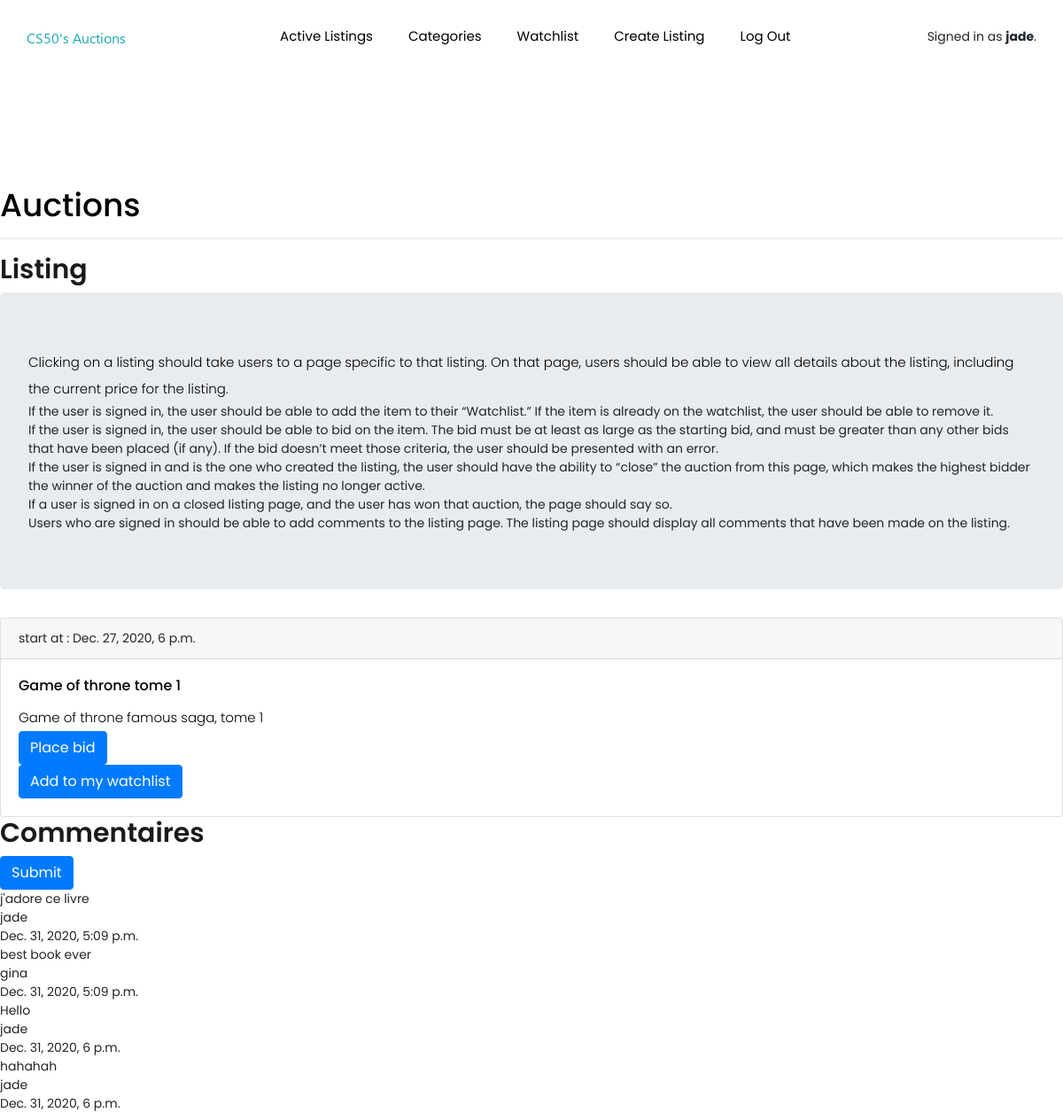
The app's page /listing/1 (signed in) with its own data.
### auctions/models.py (models this page shows, shortened)
class User(AbstractUser):
    watchlist = models.ManyToManyField(Listing, related_name='watchers', blank=True)

class Listing(models.Model):
    title = models.CharField(max_length=64)
    description = models.TextField()
    start_at = models.DateTimeField()
    starting_bid = models.DecimalField(max_digits=5, decimal_places=2,  blank=False, default='0.1')
    categorie = models.ForeignKey(Categorie, models.SET_NULL, blank=True, null=True )
    picture = models.URLField(blank=True, null=True)
    active = models.BooleanField(default=False)

class Comment(models.Model):
    listing = models.ForeignKey(Listing, on_delete=models.CASCADE)
    user = models.ForeignKey(User, models.SET_NULL, blank=True, null=True )
    created_at = models.DateTimeField(auto_now_add=True)
    comment = models.TextField(blank=False)

### auctions/views.py (the view)
# urls.py: path("listing/<int:listing_id>", views.listing, name="listing"),
def listing(request, listing_id):
    listing_id = int(listing_id)
    listing = get_object_or_404(Listing, pk=listing_id)
    comments = Comment.objects.filter(listing=listing_id)
    return render(request, "auctions/listing.html",{
        "listing": listing,
        "comments": comments
    })

### auctions/templates/auctions/listing.html (shortened to what this page needs)
{% extends "auctions/layout.html" %}
{% block body %}
    <h2>Listing</h2>
    <div class="jumbotron">
        <p> Clicking on a listing should take users to a page specific to that listing. On that page, users should be able to view all details about the listing, including the current price for the listing.
            <ul>
                <li>If the user is signed in, the user should be able to add the item to their “Watchlist.” If the item is already on the watchlist, the user should be able to remove it.</li>
                <li>If the user is signed in, the user should be able to bid on the item. The bid must be at least as large as the starting bid, and must be greater than any other bids that have been placed (if any). If the bid doesn’t meet those criteria, the user should be presented with an error.</li>
                <li>If the user is signed in and is the one who created the listing, the user should have the ability to “close” the auction from this page, which makes the highest bidder the winner of the auction and makes the listing no longer active.</li>
                <li>If a user is signed in on a closed listing page, and the user has won that auction, the page should say so.</li>
                <li>Users who are signed in should be able to add comments to the listing page. The listing page should display all comments that have been made on the listing.</li>
            </ul>
        </p>
    </div>
    <div class="card">
        <div class="card-header">
            start at : {{ listing.start_at }}
        </div>
        <div class="card-body">
            <h5 class="card-title">{{ listing.title }}</h5>
            <p class="card-text">{{ listing.description }}</p>
            {% if user.is_authenticated %}
                <a href="#" class="btn btn-primary">Place bid</a>
                {% if in_my_watchlist %}
                <form action="{% url 'remove_watchlist' listing.id %}" method="post">
                    {% csrf_token %}
                    <input type="submit" class="btn btn-danger" value="Remove from my watchlist">
                </form>
                {% else %}
                <form action="{% url 'add_watchlist' listing.id %}" method="post">
                    <input type="submit" class="btn btn-primary" value="Add to my watchlist">
                </form>
                {% endif %}
            {% endif %}
        </div>
    </div>
    <div>
        <h2>Commentaires</h2>
        {% if user.is_authenticated %}
            <form action="{% url 'add_comment' listing.id %}" method="post">
                <input type="submit" class="btn btn-primary" value="Submit">
            </form>
        {% endif %}
        {% for comment in comments %}
            <div>
                <div>{{ comment.comment}}</div>
                <div>{{ comment.user}}</div>
                <div>{{ comment.created_at}}</div>
            </div>
        {% empty %}
            No comment
        {% endfor %}
    </div>
{% endblock %}

### auctions/templates/auctions/layout.html (shortened to what this page needs)
{% load static %}
<!DOCTYPE html>
<html lang="en">
    <head>
        <link rel="stylesheet" href="https://stackpath.bootstrapcdn.com/bootstrap/4.4.1/css/bootstrap.min.css">
        <link href="{% static 'auctions/styles.css' %}" rel="stylesheet">
        <link rel="stylesheet" href="{% static 'auctions/theme/animate.css' %}">
        <link rel="stylesheet" href="{% static 'auctions/theme/all.css' %}">
        <link rel="stylesheet" href="{% static 'auctions/theme/flaticon.css' %}">
        <link rel="stylesheet" href="{% static 'auctions/theme/themify-icons.css' %}">
        <link rel="stylesheet" href="{% static 'auctions/theme/magnific-popup.css' %}">
        <link rel="stylesheet" href="{% static 'auctions/theme/slick.css' %}">
        <link rel="stylesheet" href="{% static 'auctions/theme/style.css' %}">
    </head>
    <body>
	<header class="main_menu home_menu">
        <div class="container">
            <div class="row align-items-center">
                <div class="col-lg-12">
                    <nav class="navbar navbar-expand-lg navbar-light">
                        <a class="navbar-brand" href="index.html"> <img src="{% static 'auctions/img/logo.png' %}" alt="auction_logo"> </a>
                        <div class="collapse navbar-collapse main-menu-item" id="navbarSupportedContent">
                            <ul class="navbar-nav">
                                <li class="nav-item">
                                    <a class="nav-link" href="{% url 'index' %}">Active Listings</a>
                                </li>
                                <li class="nav-item">
                                    <a class="nav-link" href="{% url 'categorie' %}">Categories</a>
                                </li>
                                {% if user.is_authenticated %}
                                <li class="nav-item">
                                    <a class="nav-link" href="{% url 'watchlist' %}">Watchlist</a>
                                </li>
                                <li class="nav-item">
                                    <a class="nav-link" href="{% url 'create' %}">Create listing</a>
                                </li>
                                <li class="nav-item">
                                    <a class="nav-link" href="{% url 'logout' %}">Log out</a>
                                </li>
                                {% endif %}
                            </ul>
                        </div>
                        <span>
                        {% if user.is_authenticated %}
                            Signed in as <strong>{{ user.username }}</strong>.
                        {% else %}
                            Not signed in.
                        {% endif %}
                        </span>
                    </nav>
                </div>
            </div>
        </div>
    </header>
    <br><br><br><br><br><br><br><br><br><br>
        <h1>Auctions</h1>
        <hr>
        {% block body %}
        {% endblock %}
    </body>
</html>

### auctions/static/auctions/styles.css (style rules this page uses)
body { padding: 10px; }

### records on screen
User: username "jade"
Listing: start_at "Dec. 27, 2020, 6 p.m.", title "Game of throne tome 1", description "Game of throne famous saga, tome 1"
Comment: comment "j'adore ce livre", user "jade", created_at "Dec. 31, 2020, 5:09 p.m."
Comment: comment "best book ever", user "gina", created_at "Dec. 31, 2020, 5:09 p.m."
Comment: comment "Hello", user "jade", created_at "Dec. 31, 2020, 6 p.m."
Comment: comment "hahahah", user "jade", created_at "Dec. 31, 2020, 6 p.m."
